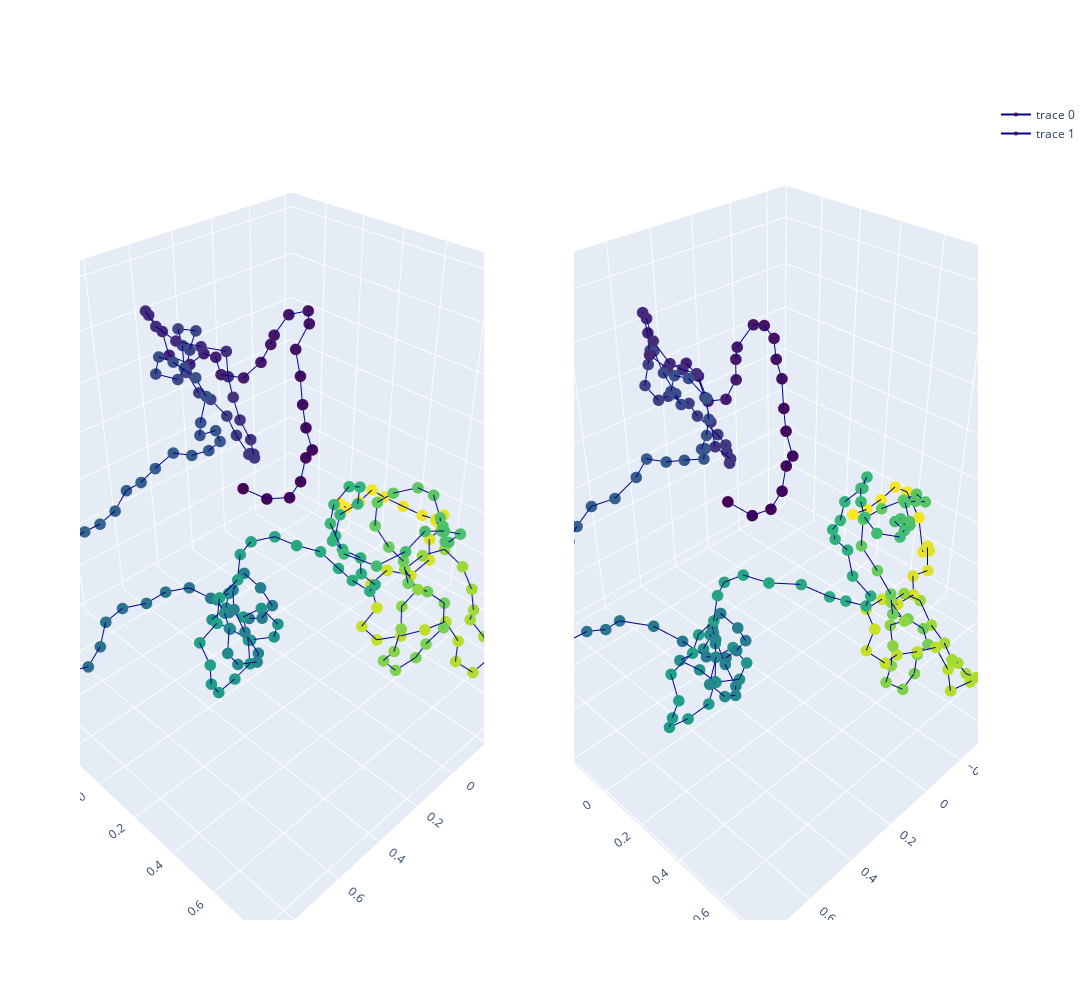

The notebook cell saved with this chart:
### Markdown cell above
True vs Pred synthetic validation structures

### Code cell
test_true_structure = test_true_structures[GRAPH_TESTED]
test_pred_structure = test_pred_structures[GRAPH_TESTED]

test_pred_structure_superposed, test_true_structure_superposed = \
        kabsch_superimposition_numpy(test_pred_structure, test_true_structure, EMBEDDING_SIZE)

x_pred = test_pred_structure_superposed[:, 0]  
y_pred = test_pred_structure_superposed[:, 1]
z_pred = test_pred_structure_superposed[:, 2]

x_true = test_true_structure_superposed[:, 0]  
y_true = test_true_structure_superposed[:, 1]
z_true = test_true_structure_superposed[:, 2]

colorscale1 = np.asarray(range(len(x_true)))
colorscale2 = np.asarray(range(len(x_pred)))
color1 = 'Viridis'
color2 = 'Viridis'

plot_true_pred_structures(x_pred, y_pred, z_pred, x_true, y_true, z_true, colorscale1, colorscale2, color1, color2)

# Shape comparison
print('Kabsch distance is ' + str(kabsch_distance_numpy(test_pred_structure, test_true_structure, EMBEDDING_SIZE)/3))

### Figure 1 — Plotly figure (JSON) as saved in the notebook; plotly's stock layout.template omitted (floating-point values rounded to 4 significant figures; data arrays with more than 128 entries replaced by an {"elided": "..."} marker saying what was removed)
{"data": [{"line": {"color": "darkblue", "width": 2}, "marker": {"color": {"elided": "202 int values"}, "colorscale": [[0, "#440154"], [0.1111, "#482878"], [0.2222, "#3e4989"], [0.3333, "#31688e"], [0.4444, "#26828e"], [0.5556, "#1f9e89"], [0.6667, "#35b779"], [0.7778, "#6ece58"], [0.8889, "#b5de2b"], [1, "#fde725"]], "size": 4}, "scene": "scene", "type": "scatter3d", "x": {"elided": "202 float values"}, "y": {"elided": "202 float values"}, "z": {"elided": "202 float values"}}, {"line": {"color": "darkblue", "width": 2}, "marker": {"color": {"elided": "202 int values"}, "colorscale": [[0, "#440154"], [0.1111, "#482878"], [0.2222, "#3e4989"], [0.3333, "#31688e"], [0.4444, "#26828e"], [0.5556, "#1f9e89"], [0.6667, "#35b779"], [0.7778, "#6ece58"], [0.8889, "#b5de2b"], [1, "#fde725"]], "size": 4}, "scene": "scene2", "type": "scatter3d", "x": {"elided": "202 float values"}, "y": {"elided": "202 float values"}, "z": {"elided": "202 float values"}}], "layout": {"height": 1000, "scene": {"domain": {"x": [0, 0.45], "y": [0, 1]}}, "scene2": {"domain": {"x": [0.55, 1], "y": [0, 1]}}, "width": 1300}}
